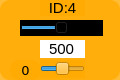
    <widget class="QWidget" name="widget_id1_4" native="true">
     <property name="geometry">
      <rect>
       <x>770</x>
       <y>390</y>
       <width>120</width>
       <height>80</height>
      </rect>
     </property>
     <property name="styleSheet">
      <string notr="true">background-color: rgb(255, 170, 0, 200);
border-radius:10px;</string>
     </property>
     <widget class="QLabel" name="label_ID1_5">
      <property name="geometry">
       <rect>
        <x>40</x>
        <y>0</y>
        <width>45</width>
        <height>16</height>
       </rect>
      </property>
      <property name="minimumSize">
       <size>
        <width>0</width>
        <height>10</height>
       </size>
      </property>
      <property name="font">
       <font>
        <family>Arial</family>
        <pointsize>11</pointsize>
       </font>
      </property>
      <property name="styleSheet">
       <string notr="true">background-color: rgb(255, 255, 255， 0);
border-radius:0px;</string>
      </property>
      <property name="text">
       <string>ID:4</string>
      </property>
      <property name="alignment">
       <set>Qt::AlignCenter</set>
      </property>
     </widget>
     <widget class="QSlider" name="horizontalSlider_pulse_id4">
      <property name="geometry">
       <rect>
        <x>20</x>
        <y>20</y>
        <width>83</width>
        <height>16</height>
       </rect>
      </property>
      <property name="autoFillBackground">
       <bool>false</bool>
      </property>
      <property name="styleSheet">
       <string notr="true">background-color: rgb(0, 0, 0);
border-radius:0px;</string>
      </property>
      <property name="minimum">
       <number>0</number>
      </property>
      <property name="maximum">
       <number>1000</number>
      </property>
      <property name="pageStep">
       <number>1</number>
      </property>
      <property name="value">
       <number>500</number>
      </property>
      <property name="orientation">
       <enum>Qt::Horizontal</enum>
      </property>
     </widget>
     <widget class="QSlider" name="horizontalSlider_dev_id4">
      <property name="geometry">
       <rect>
        <x>40</x>
        <y>60</y>
        <width>45</width>
        <height>18</height>
       </rect>
      </property>
      <property name="styleSheet">
       <string notr="true">background-color: rgb(255, 255, 255， 0);</string>
      </property>
      <property name="minimum">
       <number>-125</number>
      </property>
      <property name="maximum">
       <number>125</number>
      </property>
      <property name="pageStep">
       <number>1</number>
      </property>
      <property name="orientation">
       <enum>Qt::Horizontal</enum>
      </property>
     </widget>
     <widget class="QLabel" name="label_id4">
      <property name="geometry">
       <rect>
        <x>10</x>
        <y>60</y>
        <width>31</width>
        <height>20</height>
       </rect>
      </property>
      <property name="minimumSize">
       <size>
        <width>0</width>
        <height>10</height>
       </size>
      </property>
      <property name="font">
       <font>
        <family>DejaVu Sans</family>
        <pointsize>10</pointsize>
       </font>
      </property>
      <property name="styleSheet">
       <string notr="true">background-color: rgb(255, 255, 255， 0);</string>
      </property>
      <property name="text">
       <string>0</string>
      </property>
      <property name="alignment">
       <set>Qt::AlignCenter</set>
      </property>
     </widget>
     <widget class="QLineEdit" name="lineEdit_id4">
      <property name="geometry">
       <rect>
        <x>40</x>
        <y>40</y>
        <width>45</width>
        <height>18</height>
       </rect>
      </property>
      <property name="sizePolicy">
       <sizepolicy hsizetype="Fixed" vsizetype="Fixed">
        <horstretch>0</horstretch>
        <verstretch>0</verstretch>
       </sizepolicy>
      </property>
      <property name="font">
       <font>
        <family>Arial</family>
        <pointsize>11</pointsize>
       </font>
      </property>
      <property name="autoFillBackground">
       <bool>false</bool>
      </property>
      <property name="styleSheet">
       <string notr="true">background-color: rgb(255, 255, 255);
border-radius:0px;</string>
      </property>
      <property name="text">
       <string>500</string>
      </property>
      <property name="maxLength">
       <number>1000</number>
      </property>
      <property name="alignment">
       <set>Qt::AlignCenter</set>
      </property>
      <property name="dragEnabled">
       <bool>false</bool>
      </property>
      <property name="readOnly">
       <bool>false</bool>
      </property>
     </widget>
    </widget>
